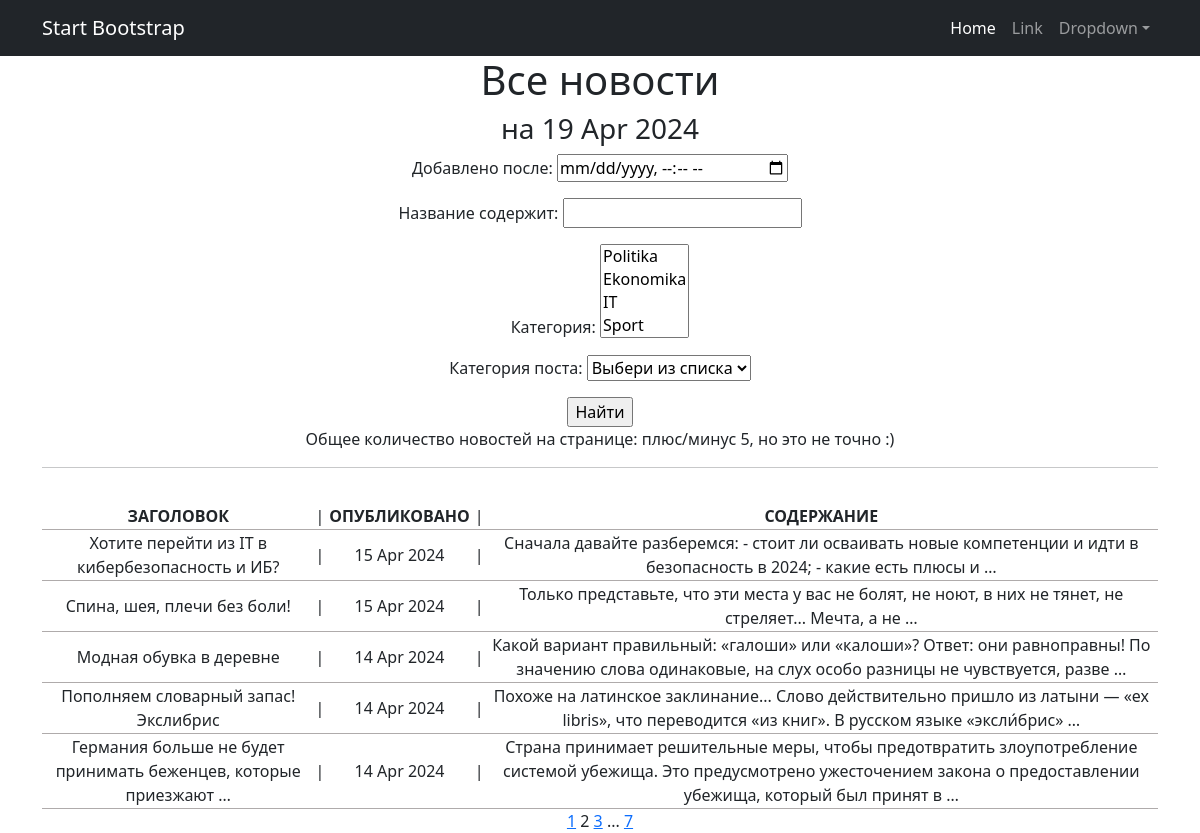
The page /news/?&page=2& on the database its author committed.
### news/models.py (models this page shows, shortened)
class Post(models.Model):
    post_author = models.ForeignKey(Author, on_delete=models.CASCADE, verbose_name='Автор')
    post_type = models.CharField(max_length=1, choices=POST_TYPE_CHOICES, verbose_name='Тип поста')
    created_at = models.DateTimeField(auto_now_add=True, verbose_name="Дата создания")
    categories = models.ManyToManyField(Category, through='PostCategory', verbose_name="Категория")
    title = models.CharField(max_length=256, verbose_name="Заголовок")
    content = models.TextField(blank=True, verbose_name="Содержание")
    post_rating = models.IntegerField(default=0)

### news/views.py (the view, shortened to what this page needs)
# urls.py: path('', PostsList.as_view(), name='news'),
class PostsList(ListView):
    model = Post
    ordering = '-created_at'
    template_name = 'news.html'
    context_object_name = 'news'
    paginate_by = 5
    def get_queryset(self):
        queryset = super().get_queryset()
        self.filterset = PostFilter(self.request.GET, queryset=queryset)
        logger.debug(f"Параметры фильтрации: {self.request.GET}")
        return self.filterset.qs
    def get_context_data(self, **kwargs):
        context = super().get_context_data(**kwargs)
        context['time_now'] = datetime.utcnow()
        context['filterset'] = self.filterset
        return context

### news/models.py (called while the page is built)
    def __str__(self):
        return self.category_name

### template/news.html (shortened to what this page needs)
{% extends 'flatpages/default.html' %}
{% load censor_filter %}
{% block content %}
    <h1>Все новости</h1>
<h3>на {{ time_now|date:'d M Y' }}</h3>
    <form action="" method="get">
    {{ filterset.form.as_p }}
    <input type="submit" value="Найти" />
   </form>
    <p> Общее количество новостей на странице:  плюс/минус {{ news|length }}, но это не точно :)</p>
   <hr>
   {% if news %}
       <table width="100%" style ="margin-top: 35px">
           <tr>
               <th width="300">ЗАГОЛОВОК</th>
               <td> | </td>
               <th width="150">ОПУБЛИКОВАНО</th>
               <td> | </td>
               <th width="800">СОДЕРЖАНИЕ</th>
           </tr>
           {% for i in news %}
           <tr class = "table-group-divider">
               <td>{{ i.title|truncatewords:8 }}</td>
               <td> | </td>
               <td>{{ i.created_at|date:"d M Y" }}</td>
               <td> | </td>
               <td>{{ i.content|truncatewords:20 }}</td>
           </tr>
           {% endfor %}
       </table>
   {% else %}
       <h5>По Вашему запросу ничего не нашлось? Загляните позже, авторы уже пишут!</h5>
   {% endif %}
{% if page_obj.has_previous %}
    <a href="?{{ request.GET.urlencode }}&page=1{% if filterset %}&{{ filterset.urlencode }}{% endif %}">1</a>
{% endif %}
{{ page_obj.number }}
{% if page_obj.has_next %}
    <a href="?{{ request.GET.urlencode }}&page={{ page_obj.next_page_number }}{% if filterset %}&{{ filterset.urlencode }}{% endif %}">{{ page_obj.next_page_number }}</a>
    {% if paginator.num_pages != page_obj.next_page_number %}
        ...
        <a href="?{{ request.GET.urlencode }}&page={{ page_obj.paginator.num_pages }}{% if filterset %}&{{ filterset.urlencode }}{% endif %}">{{ page_obj.paginator.num_pages }}</a>
    {% endif %}
{% endif %}
{% endblock content %}

### rows shown on the page
Post: title "Хотите перейти из IT в кибербезопасность и ИБ?", created_at "15 Apr 2024", content "Сначала давайте разберемся: - стоит ли осваивать новые компетенции и идти в безопасность в 2024; - какие есть плюсы и …"
Post: title "Cпина, шея, плечи без боли!", created_at "15 Apr 2024", content "Только представьте, что эти места у вас не болят, не ноют, в них не тянет, не стреляет... Мечта, а не …"
Post: title "Модная обувка в деревне", created_at "14 Apr 2024", content "Какой вариант правильный: «галоши» или «калоши»? Ответ: они равноправны! По значению слова одинаковые, на слух особо разницы не чувствуется, разве …"
Post: title "Пополняем словарный запас! Экслибрис", created_at "14 Apr 2024", content "Похоже на латинское заклинание... Слово действительно пришло из латыни — «ex libris», что переводится «из книг». В русском языке «эксли́брис» …"
Post: title "Германия больше не будет принимать беженцев, которые приезжают …", created_at "14 Apr 2024", content "Страна принимает решительные меры, чтобы предотвратить злоупотребление системой убежища. Это предусмотрено ужесточением закона о предоставлении убежища, который был принят в …"

### other values the page prints
{{ time_now|date:'d M Y' }} "19 Apr 2024"
{{ news|length }} "5"
{{ page_obj.number }} "2"
{{ page_obj.next_page_number }} "3"
{{ page_obj.paginator.num_pages }} "7"
